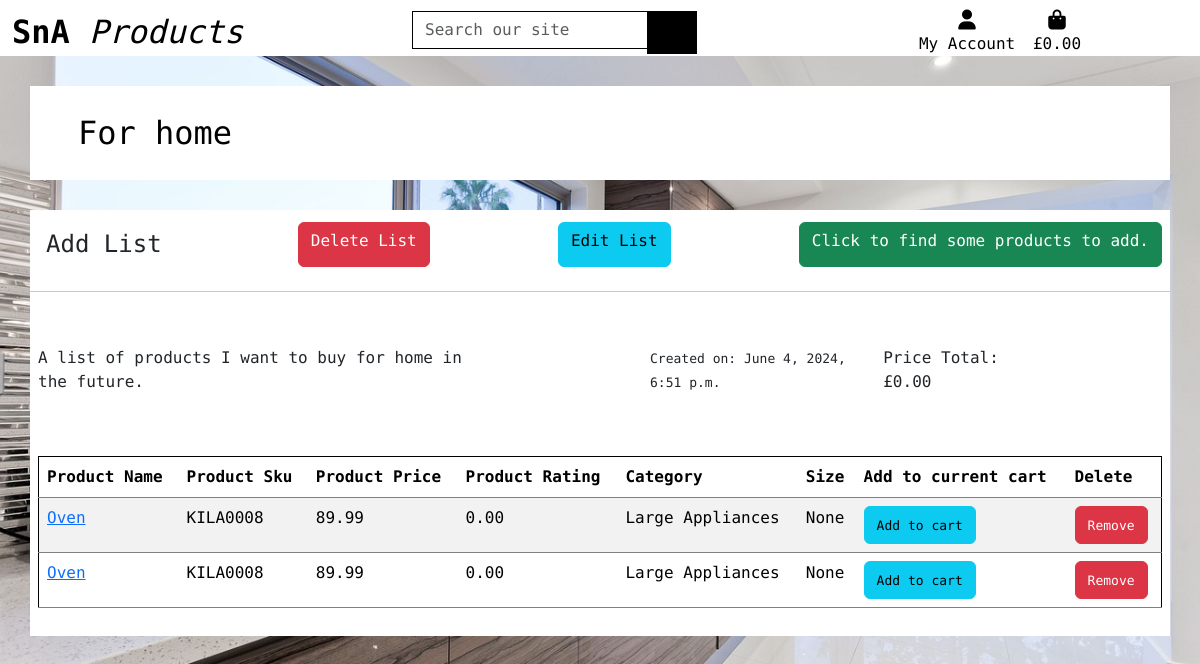
Before: /list/1 with the older database file.
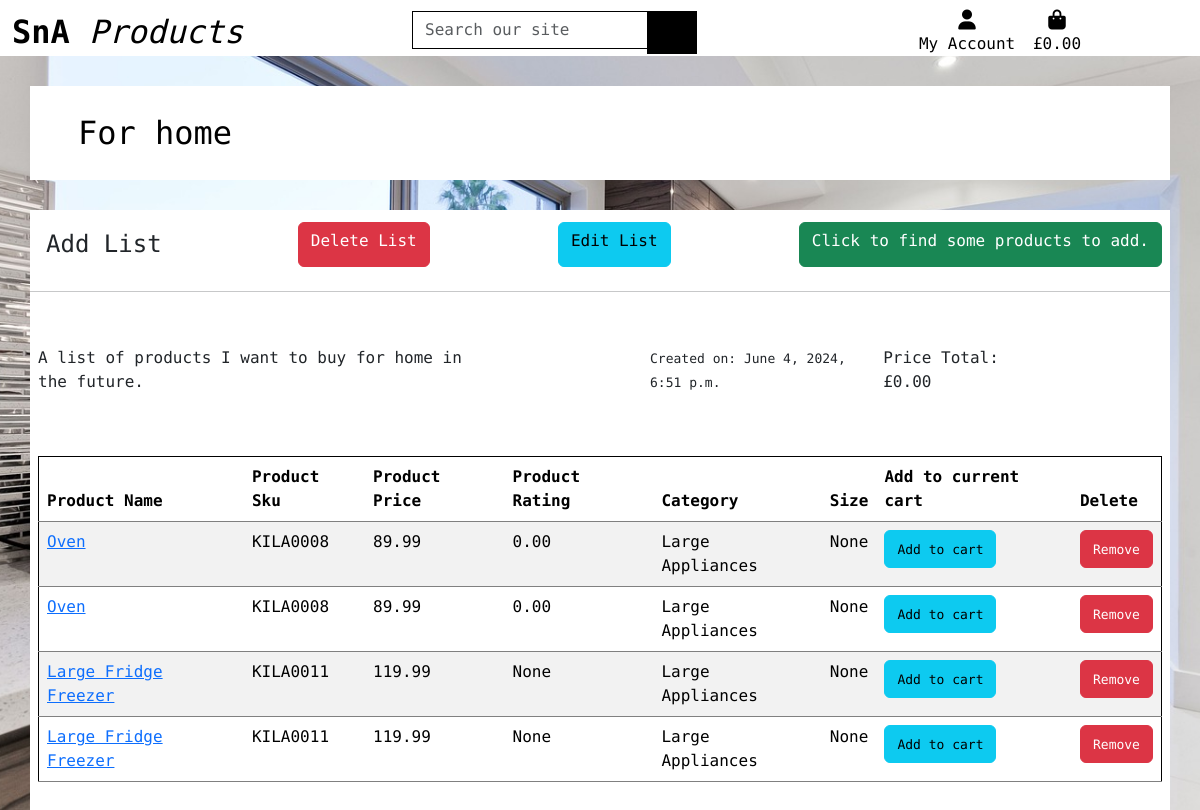
After: the same page with the newer database file.
### saved_products/models.py (models this page shows, shortened)
class SavedProductsItem(models.Model):
    list = models.ForeignKey(SavedProductsList, null=False, blank=False, on_delete=models.CASCADE,
                             related_name='list_product')
    product = models.ForeignKey(Product, null=False, blank=False, on_delete=models.CASCADE)
    product_size = models.CharField(max_length=2, null=True, blank=True)  # XS, S, M, L, XL
    saved_products_item_price = models.DecimalField(max_digits=6, decimal_places=2, null=False, blank=False,
                                                    editable=False)

### products/models.py (models this page shows, shortened)
class Product(models.Model):
    category = models.ForeignKey('Category', limit_choices_to={'type': 1},  null=True, blank=True,
                                 on_delete=models.SET_DEFAULT, default=18)
    sku = models.CharField(max_length=254, unique=True, editable=False)
    name = models.CharField(max_length=254)
    description = models.TextField()
    price = models.DecimalField(max_digits=6, decimal_places=2)
    rating = models.DecimalField(max_digits=6, decimal_places=2, null=True, blank=True)
    image = CloudinaryField('image', default='placeholder')
    has_sizes = models.BooleanField(null=True, blank=True, default=False)
    def get_category_name(self):
        return self.category.display_name

class Category(models.Model):
    class Meta:
        verbose_name_plural = 'Categories'
    parent = models.ForeignKey('self', related_name='children', on_delete=models.CASCADE, blank=True, null=True)
    name = models.CharField(max_length=254)
    display_name = models.CharField(max_length=254, null=True, blank=True)
    type = models.IntegerField(choices=CATEGORY_TYPE, editable=False)

### saved_products/views.py (the view)
# urls.py: path('<int:list_id>', views.list_detail, name='list_detail'),
def list_detail(request, list_id):
    saved_products_list = get_object_or_404(SavedProductsList, pk=list_id)
    saved_products_items = saved_products_list.list_product.all()
    context = {
        'list': saved_products_list,
        'items': saved_products_items,
        'on_list_page': True,
    }
    return render(request, 'saved_products/list_detail.html', context)

### saved_products/templates/saved_products/list_detail.html (shortened to what this page needs)
{% extends "base.html" %}
{% load crispy_forms_filters %}
{% load static %}
{% block content %}
    <div class="container-md floating_container px-4 py-1">
        <h2 class="m-4"><a href="{% url 'manage_products' %}" class="no-link-decoration">{{ list.name }}</a></h2>
    </div>
    <div class="container-md floating_container py-1">
        <div class="d-flex justify-content-between">
            <h4 class="m-3">Add List</h4>
            <a href="{% url 'delete_list' list.id %}" class="btn btn-danger m-2">Delete List</a>
            <a href="{% url 'edit_list' list.id %}" class="btn btn-info m-2">Edit List</a>
            <a href="{% url 'products' %}" class="btn btn-success m-2">Click to find some products to add.</a>
        </div>
        <hr>
        <div class="row product-container p-2">
            <div class="col-12 container floating_container d-flex justify-content-around">
                <p>{{ list.description }}</p>
                <p class="badge">Visibility: {%  if list.visible == true %} Public {% else %} Private {% endif %}</p>
                <p><small>Created on: {{ list.created_at }}</small></p>
                <p> Price Total: £{{ list.price_total }}</p>
                {% if list.item_on_sale == true %}
                    <p class="badge badge-success"> Item on sale</p>
                {% else %}
                    <p class="badge badge-secondary"> No items on sale </p>
                {%  endif %}
            </div>
        </div>
        <div class="row product-container p-2">
            <div class="col-12 container floating_container">
                {% if list.list_product %}
                    <table class="table table-striped border-black">
                        <thead>
                            <tr>
                                <th scope="col">Product Name</th>
                                <th scope="col">Product Sku</th>
                                <th scope="col" class="d-none d-lg-table-cell">Product Price</th>
                                <th scope="col" class="d-none d-lg-table-cell">Product Rating</th>
                                <th scope="col" class="d-none d-lg-table-cell">Category</th>
                                <th scope="col" class="d-none d-lg-table-cell">Size</th>
                                <th scope="col">Add to current cart</th>
                                <th scope="col">Delete</th>
                            </tr>
                        </thead>
                    {% for item in items %}
                        <tr>
                            <td><a href="{% url 'product_detail' item.product.id %}">{{ item.product.name }}</a></td>
                            <td>{{ item.product.sku }}</td>
                            <td class="d-none d-lg-table-cell">{{ item.saved_products_item_price }}</td>
                            <td class="d-none d-lg-table-cell">{{ item.product.rating }}</td>
                            <td class="d-none d-lg-table-cell">{{ item.product.get_category_name }}</td>
                            <td class="d-none d-lg-table-cell">{{ item.product_size }}</td>
                            <td><button class="btn btn-info btn-modal" id="{{ item.product.id }}" data-bs-toggle="modal" data-bs-target="#addToCartModal-{{ item.product.id }}"><small>Add to cart</small></button></td>
                            <td><button class="remove-button btn btn-danger" id="remove_{{ item.product.id }}" data-csrf_token="{{ csrf_token }}"><small>Remove</small></button></td>
                        </tr>
                    {% endfor %}
                    </table>
                {% else %}
                    <h2>No products in this list</h2>
                    <a class="btn btn-info" href="{%  url 'products' %}">Click to find products for this list</a>
                {%  endif %}
            </div>
        </div>
    </div>
{% endblock content %}

Changed rows visible on the page:
added SavedProductsItem: product.name "Large Fridge Freezer", product.sku "KILA0011", saved_products_item_price "119.99", product.rating "None", product.get_category_name "Large Appliances", product_size "None"
added SavedProductsItem: product.name "Large Fridge Freezer", product.sku "KILA0011", saved_products_item_price "119.99", product.rating "None", product.get_category_name "Large Appliances", product_size "None"
